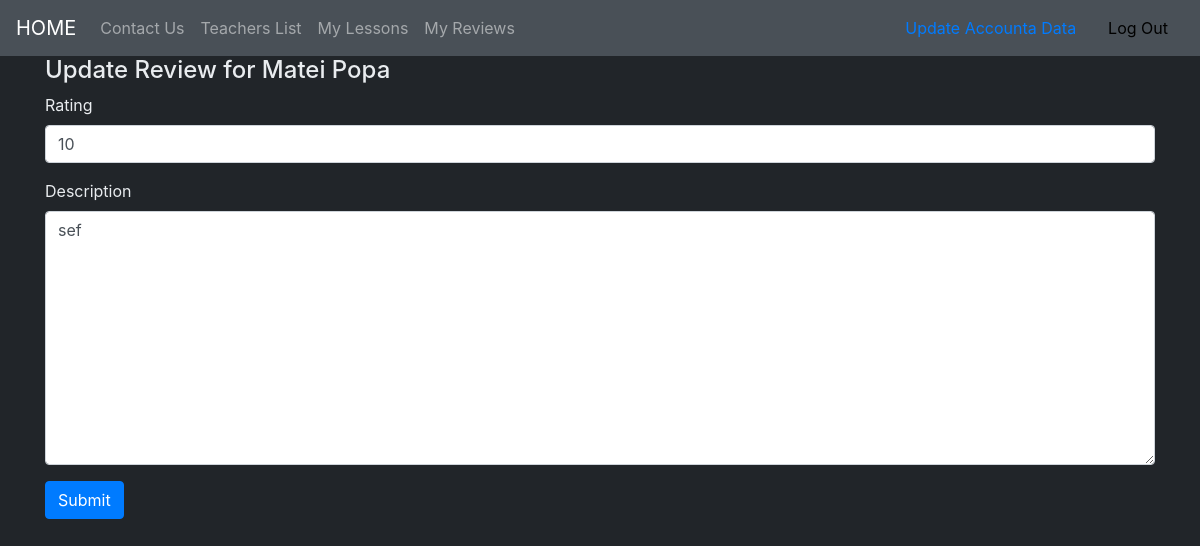
Page /reviews/sr/update/5/ (signed in) on the earlier database version.
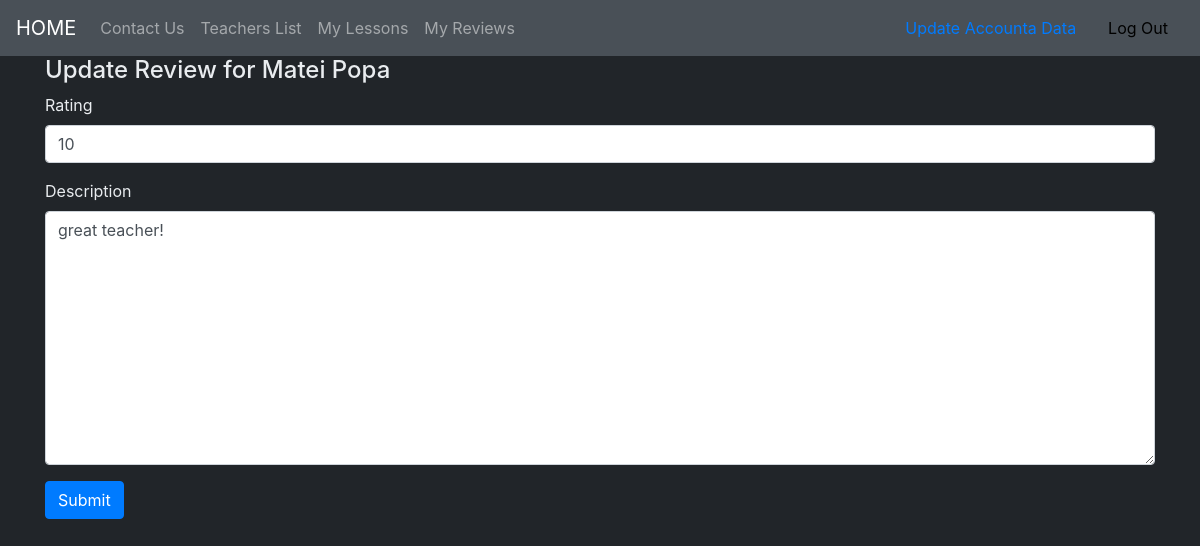
Same page on the later database version.
### reviews/models.py (models this page shows, shortened)
class Review(models.Model):
    user = models.ForeignKey(User, on_delete=models.CASCADE)
    teacher = models.ForeignKey(Teacher, on_delete=models.CASCADE, null=True)
    sent_date = models.DateField(auto_now_add=True)
    description = models.TextField()
    rating = models.PositiveIntegerField(validators = [rating_validator])
    class Meta:
        ordering = ["-sent_date"]
        unique_together = ['user', 'teacher']

### accounts/models.py (models this page shows, shortened)
class Teacher(models.Model):
    user = models.OneToOneField(User, on_delete=models.CASCADE, primary_key=True)
    subject = models.ForeignKey(Subject, on_delete=models.SET_NULL, null=True)
    price = models.IntegerField(default=100)

class User(AbstractUser):
    phone_number = models.CharField(max_length=10,blank=False, validators=[phone_number_validator], unique=True)
    email = models.EmailField(unique=True)
    is_student = models.BooleanField(default=False)
    is_teacher = models.BooleanField(default=False)

### reviews/views.py (the view, shortened to what this page needs)
# urls.py: path('sr/update/<int:pk>/',views.UpdateReview.as_view(), name='update_review'),
@method_decorator([login_required, student_required], name='dispatch')
class UpdateReview(LoginRequiredMixin,generic.UpdateView):
    fields = ["rating","description"]
    model = Review
    template_name = 'reviews/review_update.html'

### reviews/templates/reviews/review_update.html (shortened to what this page needs)
{% extends "base.html" %}
{% load django_bootstrap5 %}
{% block content %}
    <h4>Update Review for {{review.teacher.user.first_name}} {{review.teacher.user.last_name}}</h4>
    <form method="POST" action="{% url 'reviews:update_review' pk=review.pk %}" id="review_form">
        {% bootstrap_form form %}
        <input type="submit" value="Submit" class="btn btn-primary btn-large">
    </form>
{% endblock %}

Differences in the rows shown:
changed Review "Matei": description "sef" → "great teacher!"
